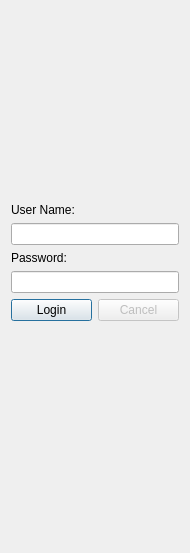
<?xml version="1.0" encoding="UTF-8"?>
<ui version="4.0">
 <class>LoginWidget</class>
 <widget class="QWidget" name="LoginWidget">
  <property name="geometry">
   <rect>
    <x>0</x>
    <y>0</y>
    <width>190</width>
    <height>553</height>
   </rect>
  </property>
  <property name="windowTitle">
   <string>Form</string>
  </property>
  <property name="autoFillBackground">
   <bool>true</bool>
  </property>
  <layout class="QGridLayout" name="gridLayout_2">
   <item row="3" column="0" colspan="2">
    <layout class="QHBoxLayout" name="horizontalLayout">
     <item>
      <spacer name="horizontalSpacer">
       <property name="orientation">
        <enum>Qt::Horizontal</enum>
       </property>
       <property name="sizeType">
        <enum>QSizePolicy::Fixed</enum>
       </property>
       <property name="sizeHint" stdset="0">
        <size>
         <width>60</width>
         <height>40</height>
        </size>
       </property>
      </spacer>
     </item>
     <item>
      <widget class="QLabel" name="lb_loginAjax">
       <property name="maximumSize">
        <size>
         <width>16777215</width>
         <height>16777215</height>
        </size>
       </property>
       <property name="text">
        <string/>
       </property>
       <property name="scaledContents">
        <bool>true</bool>
       </property>
      </widget>
     </item>
     <item>
      <spacer name="horizontalSpacer_2">
       <property name="orientation">
        <enum>Qt::Horizontal</enum>
       </property>
       <property name="sizeType">
        <enum>QSizePolicy::Fixed</enum>
       </property>
       <property name="sizeHint" stdset="0">
        <size>
         <width>60</width>
         <height>40</height>
        </size>
       </property>
      </spacer>
     </item>
    </layout>
   </item>
   <item row="1" column="0" colspan="2">
    <layout class="QGridLayout" name="gridLayout">
     <item row="0" column="0">
      <widget class="QLabel" name="label">
       <property name="text">
        <string>User Name:</string>
       </property>
      </widget>
     </item>
     <item row="4" column="0">
      <widget class="QPushButton" name="loginBtn">
       <property name="text">
        <string>Login</string>
       </property>
       <property name="default">
        <bool>true</bool>
       </property>
      </widget>
     </item>
     <item row="2" column="0">
      <widget class="QLabel" name="label_2">
       <property name="text">
        <string>Password:</string>
       </property>
      </widget>
     </item>
     <item row="4" column="1">
      <widget class="QPushButton" name="cancelBtn">
       <property name="enabled">
        <bool>false</bool>
       </property>
       <property name="text">
        <string>Cancel</string>
       </property>
      </widget>
     </item>
     <item row="3" column="0" colspan="2">
      <widget class="QLineEdit" name="passwordEdt">
       <property name="echoMode">
        <enum>QLineEdit::Password</enum>
       </property>
      </widget>
     </item>
     <item row="1" column="0" colspan="2">
      <widget class="QLineEdit" name="usernameEdt"/>
     </item>
    </layout>
   </item>
   <item row="0" column="0" colspan="2">
    <spacer name="verticalSpacer_2">
     <property name="orientation">
      <enum>Qt::Vertical</enum>
     </property>
     <property name="sizeType">
      <enum>QSizePolicy::Fixed</enum>
     </property>
     <property name="sizeHint" stdset="0">
      <size>
       <width>20</width>
       <height>192</height>
      </size>
     </property>
    </spacer>
   </item>
   <item row="4" column="0" colspan="2">
    <spacer name="verticalSpacer">
     <property name="orientation">
      <enum>Qt::Vertical</enum>
     </property>
     <property name="sizeType">
      <enum>QSizePolicy::Fixed</enum>
     </property>
     <property name="sizeHint" stdset="0">
      <size>
       <width>20</width>
       <height>150</height>
      </size>
     </property>
    </spacer>
   </item>
   <item row="2" column="0" colspan="2">
    <widget class="QLabel" name="statuesLb">
     <property name="text">
      <string/>
     </property>
    </widget>
   </item>
  </layout>
 </widget>
 <tabstops>
  <tabstop>usernameEdt</tabstop>
  <tabstop>passwordEdt</tabstop>
  <tabstop>loginBtn</tabstop>
  <tabstop>cancelBtn</tabstop>
 </tabstops>
 <resources/>
 <connections/>
</ui>
